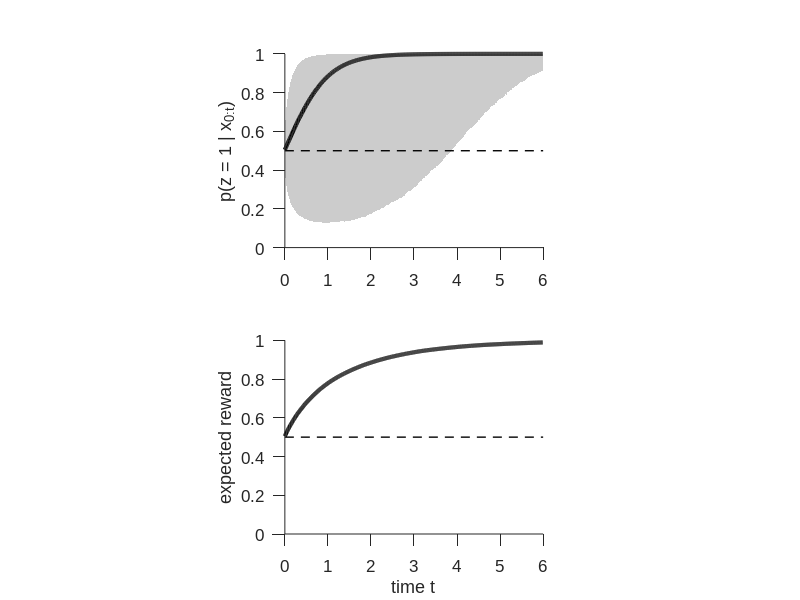

Write MATLAB code to recreate this figure.
function loss_01(t, sig2)
%% plots the expected reward for the 0-1 loss over time
%
% The function assumes momentary evidence dx generated by 
% p(dx | z dt, sig2 dt)
% with z=1. Decisions are based on the posterior over z=1 that considers
% both z=1 and z=-1.
%
% The function runs 10^5 simulations in parallel, and shows median and
% the 2.5 and 97.5 percentiles of the posterior across simulations.
% Furthermore, it shows the expected reward over time in this setting.
%
% t determines the accumulation time, and sig2 the task difficulty
% (small/large sig2 = easy/hard task). If not given, t defaults to 6 and
% sig2 to 1^2.


%% settings
% time discretisation
dt = 0.01;
% observation time
if nargin < 1, t = 6; end
% task difficulty (small/large sig2 = easy/hard task)
if nargin < 2, sig2 = 1^2; end
% number of parallel simulations
sim_num = 10^5;


%% discretise time
N = ceil(t / dt);
t = N * dt;
ts = 0:dt:(t-dt);


%% draw momenary evidence, compute suff. states, belief, choices
xs = dt + sqrt(sig2 * dt) * randn(sim_num, N);
Xs = cumsum(xs, 2);
% p(z=1 |  x)
pz1gx = 1 ./ (1 + exp(- 2 * Xs / sig2));
% expected reward (avg.) is just average belief
er = mean(pz1gx, 1);


%% plot results
figure('Color', 'white');

% posterior over time
subplot(2, 1, 1);  hold on;
xlim([0 t]);  ylim([0 1]);
pz1gx_median = prctile(pz1gx, 50, 1);
pz1gx_p25 = prctile(pz1gx, 2.5, 1);
pz1gx_p975 = prctile(pz1gx, 97.5, 1);
patch([ts fliplr(ts)], [pz1gx_p25 fliplr(pz1gx_p975 )], ...
      [1 1 1]*0.8, 'EdgeColor', 'none');
plot(ts, pz1gx_median, 'k-', 'LineWidth', 3);
% guides
plot(xlim, [0.5 0.5], 'k--', 'LineWidth', 1);
% labels
ylabel('p(z = 1 | x_{0:t})');
set(gca,'Layer','top','Box','off','PlotBoxAspectRatio',[4/3,1,1],...
        'FontName','Arial','FontSize',12,...
        'TickDir','out','TickLength',[1 1]*0.02,'XTick',0:floor(t));

% expected reward
subplot(2, 1, 2);  hold on;
xlim([0 t]);  ylim([0 1]);
plot(ts, er, 'k-', 'LineWidth', 3);
% guides
plot(xlim, [0.5 0.5], 'k--', 'LineWidth', 1);
% labels
xlabel('time t');
ylabel('expected reward');
set(gca,'Layer','top','Box','off','PlotBoxAspectRatio',[4/3,1,1],...
        'FontName','Arial','FontSize',12,...
        'TickDir','out','TickLength',[1 1]*0.02,'XTick',0:floor(t));
